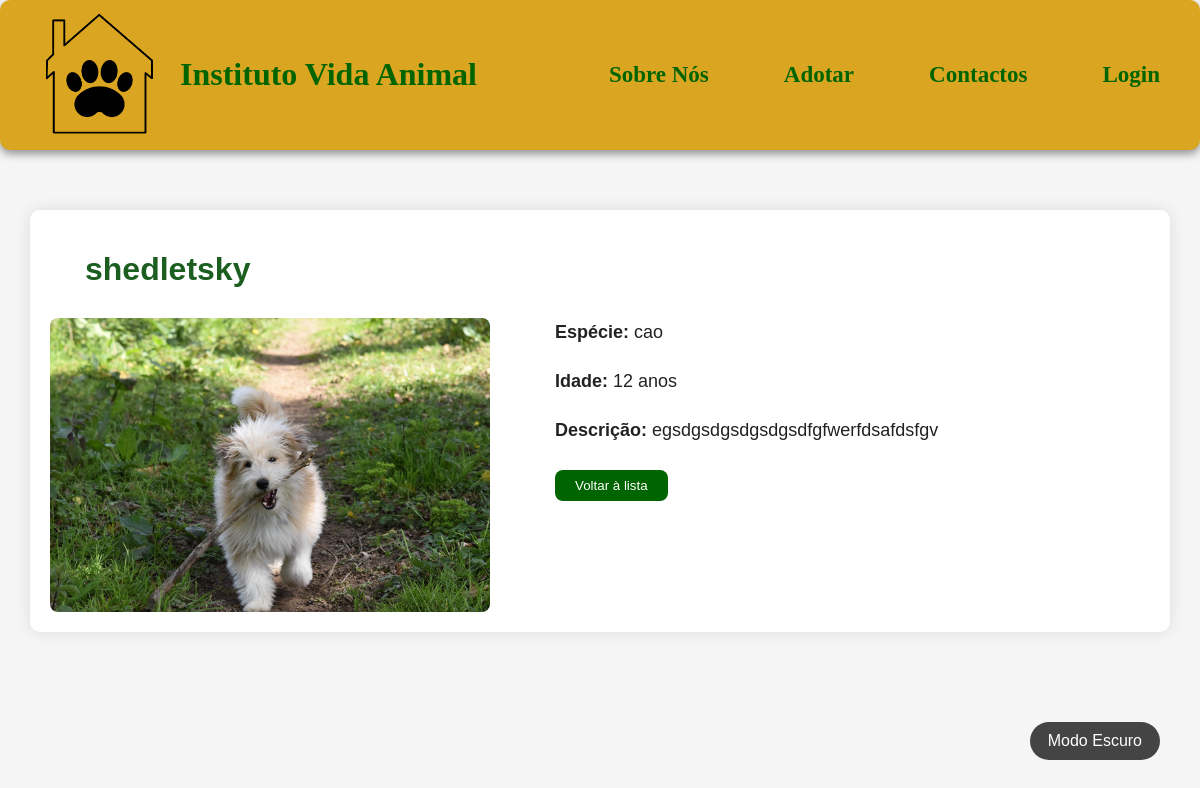
Page /animaisadc/22/ on the committed database.
### app_adocao/models.py (models this page shows, shortened)
class Animal(models.Model):
    ESPECIES = (
        ('gato', 'Gato'),
        ('cao', 'Cão'),
    )
    nome = models.CharField(max_length=15)
    idade = models.IntegerField()
    especie = models.CharField(choices=ESPECIES)
    descricao = models.CharField(max_length=500)
    imagem = models.ImageField(upload_to='imgAnimal/')
    padrinho = models.ForeignKey(
            User,
            on_delete=models.SET_NULL,
            null=True,
            blank=True,
            related_name='animais_apadrinhados'
        )

### app_adocao/views.py (the view)
# urls.py: path('animaisadc/<int:animal_id>/', views.animaisadc, name='animais_detalhe'),
def animaisadc(request, animal_id):
    animal = get_object_or_404(Animal, id=animal_id)
    return render(request, 'animais/animaisadc.html', {'animal': animal})

### app_adocao/templates/animais/animaisadc.html (shortened to what this page needs)
<!DOCTYPE html>
<html lang="pt">
    <head>
        {% load static %}
        <link rel="stylesheet" href="{% static 'css/style.css' %}">
        <link rel="stylesheet" href="{% static 'css/animais.css' %}">
        <link rel="stylesheet" href="{% static 'css/modoEscuro.css' %}">
    </head>
    <body>
        <header class="cabecalho">
            <div style="gap: 20px; display: flex; align-items: center;">
                <img src="{% static 'imagens/logo.png' %}" alt="Logo do Instituto Vida Animal" class="logo">
                <a class="home" style="font-size: 32px; font-family: cursive; font-weight: bolder;" href="/">Instituto Vida Animal</a>
            </div>
            <nav>
                <a style="font-size: 23px;" href="../../sobreNos">Sobre Nós</a>
                <a style="font-size: 23px;" href="../../adotar">Adotar</a>
                <a style="font-size: 23px;" href="../../contactos">Contactos</a>
                {% if user.is_authenticated %}
                    <span style="font-size: 20px; margin-right: 10px;">Olá, {{ user.username }}!</span>
                    <a style="font-size: 23px;" href="{% url 'logout' %}">Logout</a>
                {% else %}
                    <a style="font-size: 23px;" href="{% url 'sign_in' %}">Login</a>
                {% endif %}
            </nav>
        </header>
        <button id="darkModeToggle">Modo Escuro</button>
        <main>
            <h1>{{ animal.nome }}</h1>
            <div class="animal-detalhes">
                <img src="{{ animal.imagem.url }}" alt="Imagem de {{ animal.nome }}">
                <div class="animal-info">
                    <p><strong>Espécie:</strong> {{ animal.especie }}</p>
                    <p><strong>Idade:</strong> {{ animal.idade }} anos</p>
                    <p><strong>Descrição:</strong> {{ animal.descricao }}</p>
                    <div style="margin-top: 25px; margin-left: 35px;">
                        <a href="{% url 'adotar' %}"><button class="btn-voltar">Voltar à lista</button></a>
                    </div>
                </div>
            </div>
        </main>
    </body>
</html>

### app_adocao/static/css/style.css (style rules this page uses)
body { font-family: Arial, sans-serif; background-color: whitesmoke; margin: 0; color: #222; padding-top: 160px; }
h1 { margin-left: 35px; font-family: 'Trebuchet MS', sans-serif; color: #1b5e20; }
p { text-align: justify; margin: 0 35px 20px 35px; font-size: large; line-height: 1.6; }
.cabecalho { display: flex; align-items: center; justify-content: space-between; padding: 0 40px; background-color: #daa520; border-radius: 10px; box-shadow: 0 4px 8px rgba(0, 0, 0, 0.404); height: 150px; position: fixed; top: 0; left: 0; right: 0; z-index: 1000; }
.logo { width: 120px; height: auto; }
.home { font-size: 32px; font-family: cursive; font-weight: bolder; color: darkgreen; text-decoration: none; }
nav { font-family: cursive; display: flex; gap: 75px; align-items: center; font-weight: bolder; }
nav a, nav span { font-size: 23px; }
a:link:not(.sign_up), a:visited:not(.sign_up) { color: darkgreen; text-decoration: none; }
button { background-color: darkgreen; color: white; padding: 8px 20px; border-radius: 8px; border: none; cursor: pointer; transition: 0.3s; }
main { max-width: 1100px; margin: 50px auto; padding: 20px; background-color: white; border-radius: 10px; box-shadow: 0 0 15px rgba(0,0,0,0.1); }

### app_adocao/static/css/animais.css (style rules this page uses)
.animal-detalhes { display: flex; gap: 30px; align-items: flex-start; margin-top: 30px; }
.animal-detalhes img { max-width: 40%; height: auto; border-radius: 8px; object-fit: cover; }
.animal-info { flex: 1; }

### app_adocao/static/css/modoEscuro.css (style rules this page uses)
#darkModeToggle { cursor: pointer; font-size: 16px; padding: 10px 18px; border: none; border-radius: 50px; background-color: #444; color: white; transition: background-color 0.3s, transform 0.2s; margin: 20px; position: fixed; bottom: 20px; right: 20px; z-index: 1000; }

### rows in the picture
Animal: nome "shedletsky", imagem (picture), especie "cao", idade "12", descricao "egsdgsdgsdgsdgsdfgfwerfdsafdsfgv"
